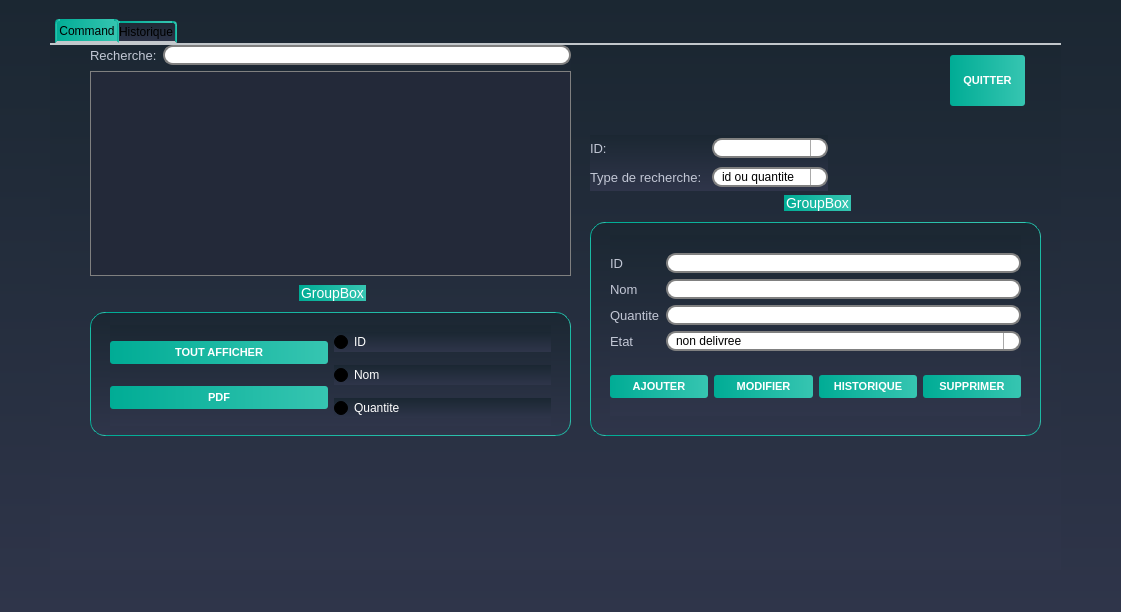
<?xml version="1.0" encoding="UTF-8"?>
<ui version="4.0">
 <class>Command</class>
 <widget class="QDialog" name="Command">
  <property name="geometry">
   <rect>
    <x>0</x>
    <y>0</y>
    <width>1121</width>
    <height>612</height>
   </rect>
  </property>
  <property name="windowTitle">
   <string>Dialog</string>
  </property>
  <property name="styleSheet">
   <string notr="true">QWidget

{

	background-color: qlineargradient(spread:repeat, x1:1, y1:0, x2:1, y2:1, stop:0 rgba(27, 39, 50, 255),stop:1 rgba(47, 53, 74, 255));

	color: #000000;



}





/*-----QLabel-----*/

QLabel

{

	background-color: transparent;

	color: #c2c7d5;

	font-size: 13px;



}





/*-----QPushButton-----*/

QPushButton

{

	background-color: qlineargradient(spread:pad, x1:0, y1:0.511, x2:1, y2:0.511, stop:0 rgba(0, 172, 149, 255),stop:0.995192 rgba(54, 197, 177, 255));

	color: #fff;

	font-size: 11px;

	font-weight: bold;

	border: none;

	border-radius: 3px;

	padding: 5px;



}





QPushButton::pressed

{

	background-color: qlineargradient(spread:pad, x1:0, y1:0.511, x2:1, y2:0.511, stop:0 rgba(0, 207, 179, 255),stop:1 rgba(70, 255, 230, 255));



}





/*-----QCheckBox-----*/

QCheckBox

{

	background-color: transparent;

	color: #fff;

	font-size: 10px;

	font-weight: bold;

	border: none;

	border-radius: 5px;



}





/*-----QCheckBox-----*/

QCheckBox::indicator

{

    color: #b1b1b1;

    background-color: #323232;

    border: 1px solid darkgray;

    width: 12px;

    height: 12px;



}





QCheckBox::indicator:checked

{

    image:url(&quot;./ressources/check.png&quot;);

	background-color: qlineargradient(spread:pad, x1:0, y1:0.511, x2:1, y2:0.511, stop:0 rgba(0, 172, 149, 255),stop:0.995192 rgba(54, 197, 177, 255));;

    border: 1px solid #607cff;



}





QCheckBox::indicator:unchecked:hover

{

    border: 1px solid #08b099;



}





QCheckBox::disabled

{

	color: #656565;



}





QCheckBox::indicator:disabled

{

	background-color: #656565;

	color: #656565;

    border: 1px solid #656565;



}





/*-----QLineEdit-----*/

QLineEdit

{

	background-color: #c2c7d5;

	color: #000;

	font-weight: bold;

	border: none;

	border-radius: 2px;

	padding: 3px;



}







/*-----QListView-----*/

QListView

{

	background-color: qlineargradient(spread:pad, x1:1, y1:0, x2:1, y2:1, stop:0 rgba(50, 61, 80, 255),stop:1 rgba(44, 49, 69, 255));

	color: #fff;

	font-size: 12px;

	font-weight: bold;

	border: 1px solid #191919;

	show-decoration-selected: 0;



}





QListView::item

{

	color: #31cecb;

	background-color: #454e5e;

	border: none;

	padding: 5px;

	border-radius: 0px;

	padding-left : 10px;

	height: 42px;



}



QListView::item:selected

{

	color: #31cecb;

	background-color: #454e5e;



}





QListView::item:!selected

{

	color:white;

	background-color: transparent;

	border: none;

	padding-left : 10px;



}





QListView::item:!selected:hover

{

	color: #bbbcba;

	background-color: #454e5e;

	border: none;

	padding-left : 10px;



}





/*-----QTreeView-----*/

QTreeView 

{

	background-color: #232939;

	show-decoration-selected: 0;

	color: #c2c8d7;



}





QTreeView::item 

{

	border-top-color: transparent;

	border-bottom-color: transparent;



}





QTreeView::item:hover 

{

	background-color: #606060;

	color: #fff;



}





QTreeView::item:selected 

{

	background-color: #0ab19a;

	color: #fff;



}





QTreeView::item:selected:active

{

	background-color: #0ab19a;

	color: #fff;



}





QTreeView::branch:has-children:!has-siblings:closed,

QTreeView::branch:closed:has-children:has-siblings 

{

	image: url(://tree-closed.png);



}



QTreeView::branch:open:has-children:!has-siblings,

QTreeView::branch:open:has-children:has-siblings  

{

	image: url(://tree-open.png);



}





/*-----QTableView &amp; QTableWidget-----*/

QTableView

{

    background-color: #232939;

	border: 1px solid gray;

    color: #f0f0f0;

    gridline-color: #232939;

    outline : 0;



}





QTableView::disabled

{

    background-color: #242526;

    border: 1px solid #32414B;

    color: #656565;

    gridline-color: #656565;

    outline : 0;



}





QTableView::item:hover 

{

    background-color: #606060;

    color: #f0f0f0;



}





QTableView::item:selected 

{

	background-color: #0ab19a;

    color: #F0F0F0;



}





QTableView::item:selected:disabled

{

    background-color: #1a1b1c;

    border: 2px solid #525251;

    color: #656565;



}





QTableCornerButton::section

{

	background-color: #343a49;

    color: #fff;



}





QHeaderView::section

{

	color: #fff;

	border-top: 0px;

	border-bottom: 1px solid gray;

	border-right: 1px solid gray;

	background-color: #343a49;

    margin-top:1px;

	margin-bottom:1px;

	padding: 5px;



}





QHeaderView::section:disabled

{

    background-color: #525251;

    color: #656565;



}





QHeaderView::section:checked

{

    color: #fff;

    background-color: #0ab19a;



}





QHeaderView::section:checked:disabled

{

    color: #656565;

    background-color: #525251;



}





QHeaderView::section::vertical::first,

QHeaderView::section::vertical::only-one

{

    border-top: 1px solid #353635;



}





QHeaderView::section::vertical

{

    border-top: 1px solid #353635;



}





QHeaderView::section::horizontal::first,

QHeaderView::section::horizontal::only-one

{

    border-left: 1px solid #353635;



}





QHeaderView::section::horizontal

{

    border-left: 1px solid #353635;



}





/*-----QScrollBar-----*/

QScrollBar:horizontal 

{

    background-color: transparent;

    height: 8px;

    margin: 0px;

    padding: 0px;



}





QScrollBar::handle:horizontal 

{

    border: none;

	min-width: 100px;

    background-color: #56576c;



}





QScrollBar::add-line:horizontal, 

QScrollBar::sub-line:horizontal,

QScrollBar::add-page:horizontal, 

QScrollBar::sub-page:horizontal 

{

    width: 0px;

    background-color: transparent;



}





QScrollBar:vertical 

{

    background-color: transparent;

    width: 8px;

    margin: 0;



}





QScrollBar::handle:vertical 

{

    border: none;

	min-height: 100px;

    background-color: #56576c;



}





QScrollBar::add-line:vertical, 

QScrollBar::sub-line:vertical,

QScrollBar::add-page:vertical, 

QScrollBar::sub-page:vertical 

{

    height: 0px;

    background-color: transparent;



}

QGroupBox  {

    border: 1px solid gray;

    border-color: qlineargradient(spread:pad, x1:0, y1:0.511, x2:1, y2:0.511, stop:0 rgba(0, 172, 149, 255),stop:0.995192 rgba(54, 197, 177, 255));;

    margin-top: 27px;

    font-size: 14px;

    border-radius: 15px;

}



QGroupBox::title  {

    subcontrol-origin: margin;

    subcontrol-position: top center;

    padding: 5px 8000px 5px 8000px;

    background-color: qlineargradient(spread:pad, x1:0, y1:0.511, x2:1, y2:0.511, stop:0 rgba(0, 172, 149, 255),stop:0.995192 rgba(54, 197, 177, 255));;

    color: rgb(255, 255, 255);

}

QLineEdit {

    border: 2px solid gray;

    border-radius: 10px;

    padding: 0 8px;

    background: white;

    selection-background-color: darkgray;

}

QComboBox {

    border: 2px solid grey;

    border-radius: 10px;

    padding: 0 8px;

    min-width: 6em;

}



QComboBox:editable {

    background: white;

}



QComboBox:!editable, QComboBox::drop-down:editable {

     background: white;

}



/* QComboBox gets the &quot;on&quot; state when the popup is open */

QComboBox:!editable:on, QComboBox::drop-down:editable:on {

    background: qlineargradient(x1: 0, y1: 0, x2: 0, y2: 1,

                                stop: 0 #D3D3D3, stop: 0.4 #D8D8D8,

                                stop: 0.5 #DDDDDD, stop: 1.0 #E1E1E1);

}



QComboBox:on { /* shift the text when the popup opens */

    padding-top: 3px;

    padding-left: 4px;

}



QComboBox::drop-down {

    subcontrol-origin: padding;

    subcontrol-position: top right;

    width: 15px;



    border-left-width: 1px;

    border-left-color: darkgray;

    border-left-style: solid; /* just a single line */

    border-top-right-radius: 10px; /* same radius as the QComboBox */

    border-bottom-right-radius: 10px;

}



QComboBox::down-arrow {

    image: url(/usr/share/icons/crystalsvg/16x16/actions/1downarrow.png);

}



QComboBox::down-arrow:on { /* shift the arrow when popup is open */

    top: 1px;

    left: 1px;

}

QComboBox QAbstractItemView {

    border: 2px solid gray;

    selection-background-color: lightgray;

}

QTabWidget::pane { /* The tab widget frame */

    border-top: 2px solid #C2C7CB;

}



QTabWidget::tab-bar {

    left: 5px; /* move to the right by 5px */

}



/* Style the tab using the tab sub-control. Note that

    it reads QTabBar _not_ QTabWidget */

QTabBar::tab {

    background: qlineargradient(x1: 0, y1: 0, x2: 0, y2: 1,

                                stop: 0 #E1E1E1, stop: 0.4 #DDDDDD,

                                stop: 0.5 #D8D8D8, stop: 1.0 #D3D3D3);

    border: 2px solid qlineargradient(spread:pad, x1:0, y1:0.511, x2:1, y2:0.511, stop:0 rgba(0, 172, 149, 255),stop:0.995192 rgba(54, 197, 177, 255));;

    border-bottom-color: #C2C7CB; /* same as the pane color */

    border-top-left-radius: 4px;

    border-top-right-radius: 4px;

    min-width: 8ex;

    padding: 2px;

}



QTabBar::tab:selected, QTabBar::tab:hover {

    background: qlineargradient(spread:pad, x1:0, y1:0.511, x2:1, y2:0.511, stop:0 rgba(0, 172, 149, 255),stop:0.995192 rgba(54, 197, 177, 255));

}



QTabBar::tab:selected {

    border-color:qlineargradient(spread:pad, x1:0, y1:0.511, x2:1, y2:0.511, stop:0 rgba(0, 172, 149, 255),stop:0.995192 rgba(54, 197, 177, 255));

    border-bottom-color: #C2C7CB; /* same as pane color */

}



QTabBar::tab:!selected {

    margin-top: 2px; /* make non-selected tabs look smaller */

}



/* make use of negative margins for overlapping tabs */

QTabBar::tab:selected {

    /* expand/overlap to the left and right by 4px */

    margin-left: -4px;

    margin-right: -4px;

}



QTabBar::tab:first:selected {

    margin-left: 0; /* the first selected tab has nothing to overlap with on the left */

}



QTabBar::tab:last:selected {

    margin-right: 0; /* the last selected tab has nothing to overlap with on the right */

}



QTabBar::tab:only-one {

    margin: 0; /* if there is only one tab, we don't want overlapping margins */

}

QRadioButton{



	color:white;

	font:solid;

}

QDateEdit

{

    background-color: white;

	border: 2px solid grey;

    border-radius: 10px;

    padding: 0 8px;

    spacing: 5px; 

    min-width: 6em;

}





QDateEdit::drop-down {

    image: url(:/new/myapp/cbarrowdn.png);

    width:50px;

    height:15px;

    subcontrol-position: right top;

    subcontrol-origin:margin;

    background-color: white;

   	border: 2px solid grey;

    border-radius: 10px;

    padding: 0 8px;

    spacing: 5px; 

    min-width: 6em;

   spacing: 5px; 

}</string>
  </property>
  <widget class="QTabWidget" name="tabWidget">
   <property name="geometry">
    <rect>
     <x>50</x>
     <y>19</y>
     <width>1011</width>
     <height>551</height>
    </rect>
   </property>
   <property name="currentIndex">
    <number>0</number>
   </property>
   <widget class="QWidget" name="tab">
    <attribute name="title">
     <string>Command</string>
    </attribute>
    <widget class="QGroupBox" name="groupBox">
     <property name="geometry">
      <rect>
       <x>40</x>
       <y>240</y>
       <width>481</width>
       <height>151</height>
      </rect>
     </property>
     <property name="title">
      <string>GroupBox</string>
     </property>
     <widget class="QWidget" name="layoutWidget">
      <property name="geometry">
       <rect>
        <x>20</x>
        <y>40</y>
        <width>441</width>
        <height>101</height>
       </rect>
      </property>
      <layout class="QHBoxLayout" name="horizontalLayout_4">
       <item>
        <layout class="QVBoxLayout" name="verticalLayout_5">
         <item>
          <widget class="QPushButton" name="tout_afficher_com">
           <property name="text">
            <string>TOUT AFFICHER</string>
           </property>
          </widget>
         </item>
         <item>
          <widget class="QPushButton" name="pdf_com">
           <property name="text">
            <string>PDF</string>
           </property>
          </widget>
         </item>
        </layout>
       </item>
       <item>
        <layout class="QVBoxLayout" name="verticalLayout_6">
         <item>
          <widget class="QRadioButton" name="tri_id_com">
           <property name="text">
            <string>ID</string>
           </property>
          </widget>
         </item>
         <item>
          <widget class="QRadioButton" name="tri_nom_com">
           <property name="text">
            <string>Nom</string>
           </property>
          </widget>
         </item>
         <item>
          <widget class="QRadioButton" name="tri_quantite_com">
           <property name="text">
            <string>Quantite</string>
           </property>
          </widget>
         </item>
        </layout>
       </item>
      </layout>
     </widget>
    </widget>
    <widget class="QGroupBox" name="groupBox_2">
     <property name="geometry">
      <rect>
       <x>540</x>
       <y>150</y>
       <width>451</width>
       <height>241</height>
      </rect>
     </property>
     <property name="title">
      <string>GroupBox</string>
     </property>
     <widget class="QWidget" name="layoutWidget">
      <property name="geometry">
       <rect>
        <x>20</x>
        <y>40</y>
        <width>411</width>
        <height>181</height>
       </rect>
      </property>
      <layout class="QVBoxLayout" name="verticalLayout_4">
       <item>
        <layout class="QHBoxLayout" name="horizontalLayout_2">
         <item>
          <layout class="QVBoxLayout" name="verticalLayout_3">
           <item>
            <widget class="QLabel" name="label_2">
             <property name="text">
              <string>ID</string>
             </property>
            </widget>
           </item>
           <item>
            <widget class="QLabel" name="label_3">
             <property name="text">
              <string>Nom</string>
             </property>
            </widget>
           </item>
           <item>
            <widget class="QLabel" name="label_4">
             <property name="text">
              <string>Quantite</string>
             </property>
            </widget>
           </item>
           <item>
            <widget class="QLabel" name="label_5">
             <property name="text">
              <string>Etat</string>
             </property>
            </widget>
           </item>
          </layout>
         </item>
         <item>
          <layout class="QVBoxLayout" name="verticalLayout_2">
           <item>
            <widget class="QLineEdit" name="line_id_cmd"/>
           </item>
           <item>
            <widget class="QLineEdit" name="line_nom_cmd"/>
           </item>
           <item>
            <widget class="QLineEdit" name="line_quant_cmd"/>
           </item>
           <item>
            <widget class="QComboBox" name="comboBox_etat_cmd">
             <item>
              <property name="text">
               <string>non delivree</string>
              </property>
             </item>
             <item>
              <property name="text">
               <string>delivree</string>
              </property>
             </item>
            </widget>
           </item>
          </layout>
         </item>
        </layout>
       </item>
       <item>
        <layout class="QHBoxLayout" name="horizontalLayout_3">
         <item>
          <widget class="QPushButton" name="btn_ajout_cmd">
           <property name="text">
            <string>AJOUTER</string>
           </property>
          </widget>
         </item>
         <item>
          <widget class="QPushButton" name="btn_modif_cmd">
           <property name="text">
            <string>MODIFIER</string>
           </property>
          </widget>
         </item>
         <item>
          <widget class="QPushButton" name="btn_historique">
           <property name="text">
            <string>HISTORIQUE</string>
           </property>
          </widget>
         </item>
         <item>
          <widget class="QPushButton" name="btn_sup_cmd">
           <property name="text">
            <string>SUPPRIMER</string>
           </property>
          </widget>
         </item>
        </layout>
       </item>
      </layout>
     </widget>
    </widget>
    <widget class="QPushButton" name="quitter_cmd">
     <property name="geometry">
      <rect>
       <x>900</x>
       <y>10</y>
       <width>75</width>
       <height>51</height>
      </rect>
     </property>
     <property name="text">
      <string>QUITTER</string>
     </property>
    </widget>
    <widget class="QLabel" name="label_info_cmd">
     <property name="geometry">
      <rect>
       <x>50</x>
       <y>430</y>
       <width>941</width>
       <height>16</height>
      </rect>
     </property>
     <property name="text">
      <string/>
     </property>
    </widget>
    <widget class="QWidget" name="layoutWidget">
     <property name="geometry">
      <rect>
       <x>40</x>
       <y>0</y>
       <width>481</width>
       <height>231</height>
      </rect>
     </property>
     <layout class="QVBoxLayout" name="verticalLayout">
      <item>
       <layout class="QHBoxLayout" name="horizontalLayout">
        <item>
         <widget class="QLabel" name="label">
          <property name="text">
           <string>Recherche:</string>
          </property>
         </widget>
        </item>
        <item>
         <widget class="QLineEdit" name="line_rech_com"/>
        </item>
       </layout>
      </item>
      <item>
       <widget class="QTableView" name="tabCommand"/>
      </item>
     </layout>
    </widget>
    <widget class="QWidget" name="layoutWidget">
     <property name="geometry">
      <rect>
       <x>540</x>
       <y>90</y>
       <width>238</width>
       <height>56</height>
      </rect>
     </property>
     <layout class="QVBoxLayout" name="verticalLayout_7">
      <item>
       <layout class="QHBoxLayout" name="horizontalLayout_5">
        <item>
         <widget class="QLabel" name="label_6">
          <property name="text">
           <string>ID:</string>
          </property>
         </widget>
        </item>
        <item>
         <widget class="QComboBox" name="comboBox_modif_cmd"/>
        </item>
       </layout>
      </item>
      <item>
       <layout class="QHBoxLayout" name="horizontalLayout_6">
        <item>
         <widget class="QLabel" name="label_7">
          <property name="text">
           <string>Type de recherche:</string>
          </property>
         </widget>
        </item>
        <item>
         <widget class="QComboBox" name="comboBox_rech_cmd">
          <item>
           <property name="text">
            <string>id ou quantite</string>
           </property>
          </item>
          <item>
           <property name="text">
            <string>nom</string>
           </property>
          </item>
         </widget>
        </item>
       </layout>
      </item>
     </layout>
    </widget>
   </widget>
   <widget class="QWidget" name="tab_2">
    <attribute name="title">
     <string>Historique</string>
    </attribute>
    <widget class="QTableWidget" name="tabhist">
     <property name="geometry">
      <rect>
       <x>70</x>
       <y>40</y>
       <width>831</width>
       <height>321</height>
      </rect>
     </property>
    </widget>
   </widget>
  </widget>
 </widget>
 <resources/>
 <connections/>
</ui>
